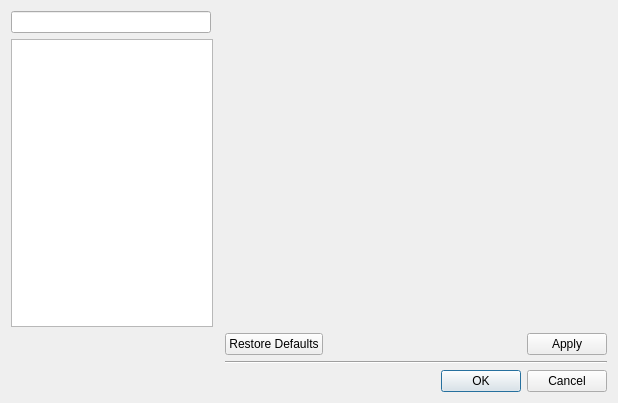
<?xml version="1.0" encoding="UTF-8"?>
<ui version="4.0">
 <class>PreferencesWidget</class>
 <widget class="QDialog" name="PreferencesWidget">
  <property name="geometry">
   <rect>
    <x>0</x>
    <y>0</y>
    <width>618</width>
    <height>403</height>
   </rect>
  </property>
  <property name="windowTitle">
   <string>Dialog</string>
  </property>
  <layout class="QGridLayout" name="gridLayout">
   <item row="5" column="2">
    <widget class="QDialogButtonBox" name="buttonBox">
     <property name="orientation">
      <enum>Qt::Horizontal</enum>
     </property>
     <property name="standardButtons">
      <set>QDialogButtonBox::Cancel|QDialogButtonBox::Ok</set>
     </property>
    </widget>
   </item>
   <item row="0" column="0">
    <widget class="QLineEdit" name="lineEdit">
     <property name="maximumSize">
      <size>
       <width>200</width>
       <height>16777215</height>
      </size>
     </property>
    </widget>
   </item>
   <item row="1" column="1" colspan="2">
    <widget class="QScrollArea" name="pageArea">
     <property name="frameShape">
      <enum>QFrame::NoFrame</enum>
     </property>
     <property name="frameShadow">
      <enum>QFrame::Sunken</enum>
     </property>
     <property name="widgetResizable">
      <bool>true</bool>
     </property>
     <widget class="QWidget" name="scrollAreaWidgetContents">
      <property name="geometry">
       <rect>
        <x>0</x>
        <y>0</y>
        <width>392</width>
        <height>265</height>
       </rect>
      </property>
      <layout class="QHBoxLayout" name="horizontalLayout">
       <item>
        <layout class="QVBoxLayout" name="scrollAreaVerticalLayout"/>
       </item>
      </layout>
     </widget>
    </widget>
   </item>
   <item row="3" column="2">
    <widget class="QDialogButtonBox" name="buttonBox_2">
     <property name="layoutDirection">
      <enum>Qt::LeftToRight</enum>
     </property>
     <property name="autoFillBackground">
      <bool>false</bool>
     </property>
     <property name="standardButtons">
      <set>QDialogButtonBox::Apply|QDialogButtonBox::RestoreDefaults</set>
     </property>
    </widget>
   </item>
   <item row="4" column="2">
    <widget class="Line" name="line">
     <property name="orientation">
      <enum>Qt::Horizontal</enum>
     </property>
    </widget>
   </item>
   <item row="1" column="0">
    <widget class="QListWidget" name="listWidget">
     <property name="maximumSize">
      <size>
       <width>202</width>
       <height>16777215</height>
      </size>
     </property>
    </widget>
   </item>
  </layout>
 </widget>
 <resources/>
 <connections>
  <connection>
   <sender>buttonBox</sender>
   <signal>accepted()</signal>
   <receiver>PreferencesWidget</receiver>
   <slot>accept()</slot>
   <hints>
    <hint type="sourcelabel">
     <x>248</x>
     <y>254</y>
    </hint>
    <hint type="destinationlabel">
     <x>157</x>
     <y>274</y>
    </hint>
   </hints>
  </connection>
  <connection>
   <sender>buttonBox</sender>
   <signal>rejected()</signal>
   <receiver>PreferencesWidget</receiver>
   <slot>reject()</slot>
   <hints>
    <hint type="sourcelabel">
     <x>316</x>
     <y>260</y>
    </hint>
    <hint type="destinationlabel">
     <x>286</x>
     <y>274</y>
    </hint>
   </hints>
  </connection>
 </connections>
</ui>
